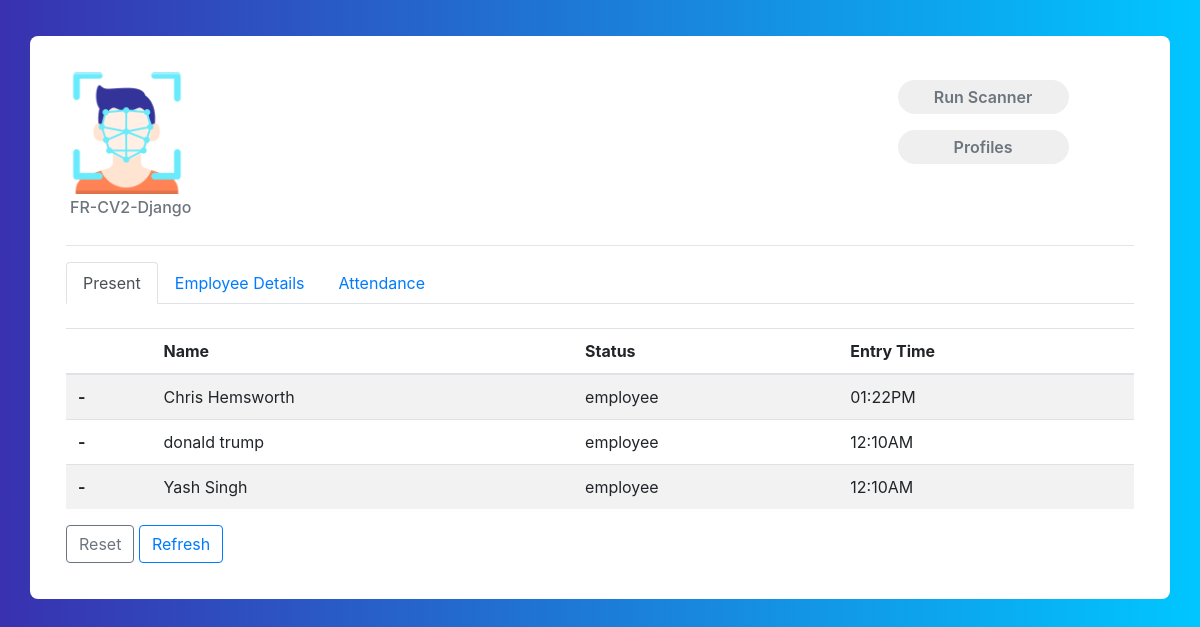
The page / on the database its author committed.
### core/models.py (models this page shows, shortened)
class Profile(models.Model):
    first_name = models.CharField(max_length=70)
    last_name = models.CharField(max_length=70)
    date = models.DateField()
    phone = models.BigIntegerField()
    email = models.EmailField()
    ranking = models.IntegerField()
    profession = models.CharField(max_length=200)
    status = models.CharField(choices=types,max_length=20,null=True,blank=False,default='Student')
    present = models.BooleanField(default=False)
    image = models.ImageField()
    updated = models.DateTimeField(auto_now=True)
    shift = models.TimeField()

### core/views.py (the view)
# urls.py: path('', index, name= 'index'),
def index(request):
    scanned = LastFace.objects.all().order_by('date').reverse()
    present = Profile.objects.filter(present=True).order_by('updated').reverse()
    absent = Profile.objects.filter(present=False).order_by('shift')
    context = {
        'scanned': scanned,
        'present': present,
        'absent': absent,
    }
    return render(request, 'core/index.html', context)

### core/templates/core/index.html (shortened to what this page needs)
{% extends "core/base.html" %}
{% load static %}
{% block content %}
<div class="container emp-profile">
    <div class="row">
        <div class="col-md-3">
            <img src="{% static 'img/fcicon.png'%}" alt="" width="50%">
            <h6 class="text-muted p-1"> FR-CV2-Django</h6>
        </div>
        <div class="col-md-6">
        </div>
        <div class="col-md-3">
            <a target="_blank" class="scan" href="{% url 'details' %}"><input type="submit" class="profile-edit-btn m-2"
                    name="btnAddMore" value="Run Scanner" /></a>
            <a   href="{% url 'profiles' %}"><input type="submit" class="profile-edit-btn m-2 "
                        name="btnAddMore" value="Profiles" /></a>
        </div>
    </div>
    <hr>
    <ul class="nav nav-tabs" id="myTab" role="tablist">
        <li class="nav-item" role="presentation">
            <a class="nav-link active" id="present-tab" data-toggle="tab" href="#present" role="tab"
                aria-controls="home" aria-selected="true">Present</a>
        </li>
        <li class="nav-item" role="presentation">
            <a class="nav-link" id="absent-tab" data-toggle="tab" href="#absent" role="tab" aria-controls="profile"
                aria-selected="false">Employee Details</a>
        </li>
        <li class="nav-item" role="presentation">
            <a class="nav-link" id="history-tab" data-toggle="tab" href="#history" role="tab" aria-controls="contact"
                aria-selected="false">Attendance</a>
        </li>
    </ul>
    <div class="tab-content" id="myTabContent">
        <br>
        <div class="tab-pane fade show active" id="present" role="tabpanel" aria-labelledby="home-tab">
            <table class="table table-striped ">
                <thead>
                    <tr>
                        <th scope="col"> </th>
                        <th scope="col">Name</th>
                        <th scope="col">Status</th>
                        <th scope="col">Entry Time</th>
                    </tr>
                </thead>
                <tbody>
                    {% for profile in present %}
                    <tr>
                        <th scope="row">-</th>
                        <td>{{profile.first_name}} {{profile.last_name}}</td>
                        <td>{{profile.status}}</td>
                        <td>{{profile.updated |date:"h:iA"}}</td>
                    </tr>
                    {% endfor%}
                </tbody>
            </table>
            <a href="{% url 'reset' %}"><button type="button" class="btn btn-outline-secondary">Reset</button></a>
            <a href="{% url 'index' %}"><button type="button" class="btn btn-outline-primary">Refresh</button></a>
        </div>
    </div>
</div>
{% endblock content %}

### core/templates/core/base.html (shortened to what this page needs)
{% load static %}
<html lang="en">
<head>
    <link rel="stylesheet" href="https://cdn.jsdelivr.net/npm/bootstrap@4.5.3/dist/css/bootstrap.min.css"
>
    <link href="//maxcdn.bootstrapcdn.com/bootstrap/4.1.1/css/bootstrap.min.css" rel="stylesheet" id="bootstrap-css">
    <link rel="stylesheet" href="{% static 'css/details.css' %}">
    <link rel="stylesheet" href="{% static 'css/body.css' %}">
</head>
<body>
    {% block content%}
    {% endblock content %}
</body>
</html>

### static/css/details.css (style rules this page uses)
.emp-profile { padding: 3%; margin-top: 3%; margin-bottom: 3%; border-radius: 0.5rem; background: #fff; }
.profile-edit-btn { border: none; border-radius: 1.5rem; width: 70%; padding: 2%; font-weight: 600; color: #6c757d; cursor: pointer; }

### static/css/body.css (style rules this page uses)
body { background: -webkit-linear-gradient(left, #3931af, #00c6ff); }

### rows shown on the page
Profile: first_name "Chris", last_name "Hemsworth", status "employee", updated "01:22PM"
Profile: first_name "donald", last_name "trump", status "employee", updated "12:10AM"
Profile: first_name "Yash", last_name "Singh", status "employee", updated "12:10AM"
